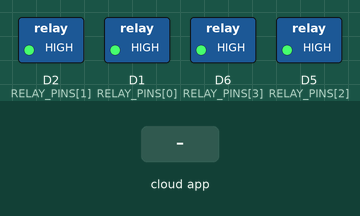
Recording of a sketch running on a simulated ESP8266 (Wemos D1 mini). On the bench: switched loads named in the sketch (green lamp = pin HIGH). The inputs (shaded band) are chosen by the test bench. WiFi joins after 1.5 s; servers stay silent unless stated; network time is answered at once with the bench clock; the local clock reads 2024-03-15 10:24:30 at power-on unless the sketch sets it; EEPROM starts erased; the Firebase database answers and starts empty; what the sketch prints to the serial monitor is not drawn.

Above: at 9.6 s.
9.7 s: the phone or cloud app sets state to 1
At 11.5 s:
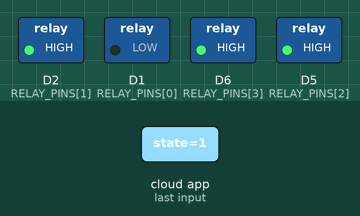
11.8 s: the phone or cloud app sets state to 0
At 13.2 s:
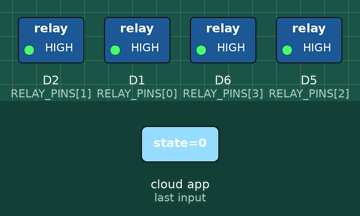
Timing chart, 0 to 14.8 s (numbered marks = the images above; inputs shaded):
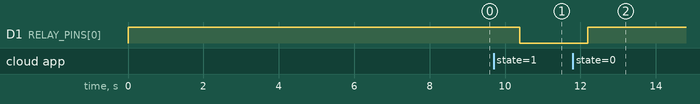

The sketch:

esp8266_home_auto.ino
```cpp
/*
 * ═══════════════════════════════════════════════════════════════
 *  AutoRob Home — ESP8266 Smart Controller Firmware
 *  Version: 1.0.0
 * ═══════════════════════════════════════════════════════════════
 *
 *  REQUIRED LIBRARIES (Install via Arduino Library Manager):
 *  ─────────────────────────────────────────────────────────────
 *  1. Firebase Arduino Client Library for ESP8266 and ESP32
 *     by Mobizt (v4.x) — Search: "Firebase ESP Client"
 *  2. ArduinoJson (v6.x or 7.x)
 *  3. NTPClient by Fabrice Weinberg
 *  4. WiFiUdp (built-in with ESP8266 core)
 *
 *  BOARD: ESP8266 (NodeMCU 1.0 / Wemos D1 Mini)
 *  CPU: 80MHz, Flash: 4MB, Upload Speed: 115200
 *
 * ═══════════════════════════════════════════════════════════════
 */

#include <Arduino.h>
#include <ESP8266WiFi.h>
#include <Firebase_ESP_Client.h>
#include <EEPROM.h>
#include <NTPClient.h>
#include <WiFiUdp.h>
#include <addons/TokenHelper.h>
#include <addons/RTDBHelper.h>

// ─── User Configuration ──────────────────────────────────────────────────────

#define WIFI_SSID         "YOUR_WIFI_SSID"
#define WIFI_PASSWORD     "YOUR_WIFI_PASSWORD"

// Firebase project config (copy from .env)
#define FIREBASE_API_KEY  "AIzaSyDEMO-REPLACE-WITH-YOUR-KEY"
#define FIREBASE_DB_URL   "https://home-auto-demo-default-rtdb.firebaseio.com"

// This device's unique credentials
// Generate a unique ID for each device (must match Firebase RTDB key)
#define DEVICE_ID         "ESP8266-A7F3B2"

// SHA-256 hex of your device password (pre-computed and stored at registration)
// Use: https://emn178.github.io/online-tools/sha256.html
// Password "M8K92QZ1" → store the resulting hash here AND in Firebase RTDB
#define DEVICE_PASSWORD_HASH "8f14e45fceea167a5a36dedd4bea2543b3a4a52e5b5b1e9e14b9c8d0e2d3c1a4"

// ─── Relay Configuration ─────────────────────────────────────────────────────

// Define your relay GPIO pins (add/remove based on your hardware)
// For active-LOW relay boards: RELAY_ACTIVE_LOW = true
#define RELAY_ACTIVE_LOW  true
#define MAX_CHANNELS      8

// Channel GPIO pin mapping (ch1=index 0, ch2=index 1, etc.)
const int RELAY_PINS[MAX_CHANNELS] = {
  D1,   // ch1 — GPIO 5
  D2,   // ch2 — GPIO 4
  D5,   // ch3 — GPIO 14
  D6,   // ch4 — GPIO 12
  D7,   // ch5 — GPIO 13
  D8,   // ch6 — GPIO 15
  255,  // ch7 — not used (255 = skip)
  255,  // ch8 — not used
};

// How many channels this firmware uses (must match Firebase relayCount)
#define RELAY_COUNT  4

// Device type string (sent to Firebase)
#define DEVICE_TYPE   "relay"
#define FIRMWARE_VER  "1.0.0"

// ─── Timing Configuration ────────────────────────────────────────────────────

#define HEARTBEAT_INTERVAL_MS   15000   // Send heartbeat every 15 seconds
#define FIREBASE_POLL_MS        1000    // Read relay states every 1 second
#define WIFI_RECONNECT_MS       5000    // Try WiFi reconnect every 5 seconds
#define FIREBASE_RECONNECT_MS   10000  // Try Firebase reconnect every 10 seconds

// ─── EEPROM Layout ───────────────────────────────────────────────────────────
// Stores last relay states for power failure recovery
// Byte 0: magic number (0xAB = valid data)
// Bytes 1..RELAY_COUNT: relay states (0=OFF, 1=ON)

#define EEPROM_MAGIC     0xAB
#define EEPROM_SIZE      (1 + MAX_CHANNELS)

// ─── Firebase Objects ─────────────────────────────────────────────────────────

FirebaseData fbdo;
FirebaseData heartbeatFbdo;
FirebaseAuth fbAuth;
FirebaseConfig fbConfig;

// ─── NTP Client ──────────────────────────────────────────────────────────────

WiFiUDP ntpUDP;
NTPClient timeClient(ntpUDP, "pool.ntp.org", 0, 60000);

// ─── State ───────────────────────────────────────────────────────────────────

bool relayStates[MAX_CHANNELS] = { false };
unsigned long lastHeartbeat = 0;
unsigned long lastFirebasePoll = 0;
unsigned long lastWifiCheck = 0;
unsigned long lastFirebaseCheck = 0;
bool firebaseReady = false;
bool initialSyncDone = false;

// Base RTDB path for this device
String basePath;
String channelsPath;

// ─── EEPROM Helpers ──────────────────────────────────────────────────────────

void saveStatesToEEPROM() {
  EEPROM.write(0, EEPROM_MAGIC);
  for (int i = 0; i < RELAY_COUNT; i++) {
    EEPROM.write(1 + i, relayStates[i] ? 1 : 0);
  }
  EEPROM.commit();
}

bool loadStatesFromEEPROM() {
  if (EEPROM.read(0) != EEPROM_MAGIC) return false;
  for (int i = 0; i < RELAY_COUNT; i++) {
    relayStates[i] = (EEPROM.read(1 + i) == 1);
  }
  return true;
}

// ─── Relay Control ───────────────────────────────────────────────────────────

void applyRelayState(int channel, bool state) {
  if (channel < 0 || channel >= MAX_CHANNELS) return;
  int pin = RELAY_PINS[channel];
  if (pin == 255) return; // Not connected

  bool pinState = RELAY_ACTIVE_LOW ? !state : state;
  digitalWrite(pin, pinState ? HIGH : LOW);
  relayStates[channel] = state;
}

void applyAllRelays() {
  for (int i = 0; i < RELAY_COUNT; i++) {
    applyRelayState(i, relayStates[i]);
  }
}

// ─── WiFi ────────────────────────────────────────────────────────────────────

void connectWiFi() {
  if (WiFi.status() == WL_CONNECTED) return;
  Serial.print("[WiFi] Connecting to ");
  Serial.print(WIFI_SSID);
  WiFi.begin(WIFI_SSID, WIFI_PASSWORD);

  int attempts = 0;
  while (WiFi.status() != WL_CONNECTED && attempts < 20) {
    delay(500);
    Serial.print(".");
    attempts++;
  }

  if (WiFi.status() == WL_CONNECTED) {
    Serial.println("\n[WiFi] Connected! IP: " + WiFi.localIP().toString());
  } else {
    Serial.println("\n[WiFi] Failed. Will retry...");
  }
}

// ─── Firebase ────────────────────────────────────────────────────────────────

void initFirebase() {
  fbConfig.api_key = FIREBASE_API_KEY;
  fbConfig.database_url = FIREBASE_DB_URL;

  // Anonymous auth (device writes are validated by RTDB rules)
  fbAuth.user.email = "";
  fbAuth.user.password = "";

  fbConfig.token_status_callback = tokenStatusCallback;
  fbConfig.max_token_generation_retry = 5;

  Firebase.begin(&fbConfig, &fbAuth);
  Firebase.reconnectWiFi(true);

  // Increase timeout for slow connections
  fbdo.setResponseSize(4096);
  heartbeatFbdo.setResponseSize(1024);
}

void registerDevice() {
  // Write device info to RTDB (only if ownerId is not set yet)
  String infoPath = basePath + "/info";

  // Write device capabilities
  Firebase.RTDB.setString(&fbdo, infoPath + "/firmwareVersion", FIRMWARE_VER);
  Firebase.RTDB.setInt(&fbdo, infoPath + "/relayCount", RELAY_COUNT);
  Firebase.RTDB.setString(&fbdo, infoPath + "/deviceType", DEVICE_TYPE);
  Firebase.RTDB.setString(&fbdo, infoPath + "/password", DEVICE_PASSWORD_HASH);

  // Initialize channels if they don't exist
  for (int i = 0; i < RELAY_COUNT; i++) {
    String chPath = channelsPath + "/ch" + String(i + 1);
    String name;

    // Check if channel already exists
    if (!Firebase.RTDB.getString(&fbdo, chPath + "/name") || fbdo.stringData().isEmpty()) {
      name = "Channel " + String(i + 1);
      Firebase.RTDB.setString(&fbdo, chPath + "/name", name);
      Firebase.RTDB.setBool(&fbdo, chPath + "/state", relayStates[i]);
      Firebase.RTDB.setInt(&fbdo, chPath + "/gpio", RELAY_PINS[i]);

      // Default timer (disabled)
      Firebase.RTDB.setBool(&fbdo, chPath + "/timer/enabled", false);
      Firebase.RTDB.setInt(&fbdo, chPath + "/timer/duration", 0);
      Firebase.RTDB.setInt(&fbdo, chPath + "/timer/startTime", 0);

      // Default schedule (disabled)
      Firebase.RTDB.setBool(&fbdo, chPath + "/schedule/enabled", false);
      Firebase.RTDB.setString(&fbdo, chPath + "/schedule/onTime", "08:00");
      Firebase.RTDB.setString(&fbdo, chPath + "/schedule/offTime", "18:00");
    }
  }

  Serial.println("[Firebase] Device registered/verified");
}

// ─── Heartbeat ───────────────────────────────────────────────────────────────

void sendHeartbeat() {
  unsigned long epochMs = (unsigned long long)timeClient.getEpochTime() * 1000ULL;
  if (epochMs == 0) epochMs = millis(); // Fallback if NTP not ready

  Firebase.RTDB.setInt(&heartbeatFbdo, basePath + "/heartbeat", epochMs);
  Firebase.RTDB.setString(&heartbeatFbdo, basePath + "/status", "online");
  Serial.println("[Heartbeat] Sent at " + String(epochMs));
}

// ─── Countdown Timer Logic ────────────────────────────────────────────────────

void checkTimers() {
  unsigned long now = (unsigned long)timeClient.getEpochTime() * 1000;
  if (now == 0) return; // NTP not ready

  for (int i = 0; i < RELAY_COUNT; i++) {
    String chPath = channelsPath + "/ch" + String(i + 1);

    // Read timer state
    if (Firebase.RTDB.getBool(&fbdo, chPath + "/timer/enabled") && fbdo.boolData()) {
      long duration = 0, startTime = 0;

      if (Firebase.RTDB.getInt(&fbdo, chPath + "/timer/duration")) {
        duration = (long)fbdo.intData() * 1000; // convert seconds to ms
      }
      if (Firebase.RTDB.getInt(&fbdo, chPath + "/timer/startTime")) {
        startTime = fbdo.intData();
      }

      if (startTime > 0 && duration > 0) {
        long elapsed = now - startTime;
        if (elapsed >= duration) {
          // Timer expired — turn OFF relay
          applyRelayState(i, false);
          Firebase.RTDB.setBool(&fbdo, chPath + "/state", false);
          Firebase.RTDB.setBool(&fbdo, chPath + "/timer/enabled", false);
          Firebase.RTDB.setInt(&fbdo, chPath + "/timer/startTime", 0);
          saveStatesToEEPROM();
          Serial.println("[Timer] ch" + String(i + 1) + " timer expired — OFF");
        }
      }
    }
  }
}

// ─── Schedule Logic ──────────────────────────────────────────────────────────

void checkSchedules() {
  if (!timeClient.isTimeSet()) return;

  int currentHour = timeClient.getHours();
  int currentMin = timeClient.getMinutes();
  int currentDay = timeClient.getDay(); // 0=Sun
  String currentTime = (currentHour < 10 ? "0" : "") + String(currentHour) + ":" +
                       (currentMin < 10 ? "0" : "") + String(currentMin);

  for (int i = 0; i < RELAY_COUNT; i++) {
    String chPath = channelsPath + "/ch" + String(i + 1) + "/schedule";

    if (Firebase.RTDB.getBool(&fbdo, chPath + "/enabled") && fbdo.boolData()) {
      String onTime = "", offTime = "";

      if (Firebase.RTDB.getString(&fbdo, chPath + "/onTime")) onTime = fbdo.stringData();
      if (Firebase.RTDB.getString(&fbdo, chPath + "/offTime")) offTime = fbdo.stringData();

      if (currentTime == onTime && !relayStates[i]) {
        applyRelayState(i, true);
        Firebase.RTDB.setBool(&fbdo, channelsPath + "/ch" + String(i + 1) + "/state", true);
        saveStatesToEEPROM();
        Serial.println("[Schedule] ch" + String(i + 1) + " → ON at " + currentTime);
      }
      if (currentTime == offTime && relayStates[i]) {
        applyRelayState(i, false);
        Firebase.RTDB.setBool(&fbdo, channelsPath + "/ch" + String(i + 1) + "/state", false);
        saveStatesToEEPROM();
        Serial.println("[Schedule] ch" + String(i + 1) + " → OFF at " + currentTime);
      }
    }
  }
}

// ─── Read Channel States from Firebase ───────────────────────────────────────

void syncChannelStates() {
  bool changed = false;
  for (int i = 0; i < RELAY_COUNT; i++) {
    String statePath = channelsPath + "/ch" + String(i + 1) + "/state";
    if (Firebase.RTDB.getBool(&fbdo, statePath)) {
      bool newState = fbdo.boolData();
      if (newState != relayStates[i]) {
        applyRelayState(i, newState);
        changed = true;
        Serial.printf("[RTDB] ch%d state → %s\n", i + 1, newState ? "ON" : "OFF");
      }
    }
  }
  if (changed) saveStatesToEEPROM();
}

// ─── Setup ───────────────────────────────────────────────────────────────────

void setup() {
  Serial.begin(115200);
  Serial.println("\n[AutoRob] Booting firmware v" FIRMWARE_VER);
  Serial.println("[Device] ID: " DEVICE_ID);

  // Init EEPROM
  EEPROM.begin(EEPROM_SIZE);

  // Load last relay states from EEPROM (power failure recovery)
  if (loadStatesFromEEPROM()) {
    Serial.println("[EEPROM] Restored previous relay states");
  } else {
    Serial.println("[EEPROM] No saved states — defaulting OFF");
    for (int i = 0; i < RELAY_COUNT; i++) relayStates[i] = false;
  }

  // Init relay pins
  for (int i = 0; i < RELAY_COUNT; i++) {
    if (RELAY_PINS[i] != 255) {
      pinMode(RELAY_PINS[i], OUTPUT);
    }
  }

  // Apply restored relay states
  applyAllRelays();

  // Build Firebase paths
  basePath = "deviceData/" + String(DEVICE_ID);
  channelsPath = basePath + "/channels";

  // Connect WiFi
  connectWiFi();

  // NTP
  timeClient.begin();
  timeClient.update();

  // Firebase
  initFirebase();

  // Wait for Firebase to be ready
  Serial.print("[Firebase] Waiting for auth");
  unsigned long authTimeout = millis();
  while (!Firebase.ready() && millis() - authTimeout < 15000) {
    delay(300);
    Serial.print(".");
  }
  Serial.println();

  if (Firebase.ready()) {
    firebaseReady = true;
    registerDevice();
    sendHeartbeat();
    lastHeartbeat = millis();
    Serial.println("[AutoRob] ✓ Ready!");
  } else {
    Serial.println("[Firebase] Init timed out — will retry in loop");
  }
}

// ─── Main Loop ───────────────────────────────────────────────────────────────

void loop() {
  unsigned long now = millis();

  // ── WiFi Watchdog ──────────────────────────────────────────────────────────
  if (now - lastWifiCheck >= WIFI_RECONNECT_MS) {
    lastWifiCheck = now;
    if (WiFi.status() != WL_CONNECTED) {
      Serial.println("[WiFi] Disconnected — reconnecting...");
      WiFi.reconnect();
    }
  }

  // ── Firebase Ready Check ───────────────────────────────────────────────────
  if (!firebaseReady || !Firebase.ready()) {
    if (now - lastFirebaseCheck >= FIREBASE_RECONNECT_MS) {
      lastFirebaseCheck = now;
      if (Firebase.ready()) {
        firebaseReady = true;
        registerDevice();
        Serial.println("[Firebase] Reconnected");
      }
    }
    delay(100);
    return; // Don't proceed until Firebase is ready
  }

  // ── NTP Update ────────────────────────────────────────────────────────────
  timeClient.update();

  // ── Heartbeat (every 15 seconds) ─────────────────────────────────────────
  if (now - lastHeartbeat >= HEARTBEAT_INTERVAL_MS) {
    lastHeartbeat = now;
    sendHeartbeat();
  }

  // ── Poll Firebase for relay state changes (every 1 second) ───────────────
  if (now - lastFirebasePoll >= FIREBASE_POLL_MS) {
    lastFirebasePoll = now;
    syncChannelStates();

    // Check timers and schedules (on every sync tick)
    checkTimers();
    checkSchedules();
  }

  // Allow background tasks
  yield();
}
```

Measured:
- after the input at 9.7 s, D1 (RELAY_PINS[0]): HIGH → LOW after 0.69 s
- after the input at 11.8 s, D1 (RELAY_PINS[0]): LOW → HIGH after 0.40 s
